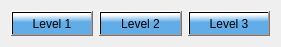
   <widget class="QWidget" name="gridLayoutWidget_3">
    <property name="geometry">
     <rect>
      <x>390</x>
      <y>480</y>
      <width>281</width>
      <height>31</height>
     </rect>
    </property>
    <layout class="QGridLayout" name="gridLayout_3">
     <item row="0" column="1">
      <widget class="QPushButton" name="Olvl2">
       <property name="sizePolicy">
        <sizepolicy hsizetype="Minimum" vsizetype="Fixed">
         <horstretch>100</horstretch>
         <verstretch>100</verstretch>
        </sizepolicy>
       </property>
       <property name="minimumSize">
        <size>
         <width>25</width>
         <height>25</height>
        </size>
       </property>
       <property name="styleSheet">
        <string notr="true">background-color: qlineargradient(spread:pad, x1:0.905, y1:1, x2:0.866, y2:0.0681818, stop:0.620112 rgba(97, 173, 232, 255), stop:1 rgba(255, 255, 255, 255));
font: 700 11pt &quot;Yu Gothic&quot;;
color:rgb(0,0,0);</string>
       </property>
       <property name="text">
        <string>Level 2</string>
       </property>
      </widget>
     </item>
     <item row="0" column="0">
      <widget class="QPushButton" name="Olvl1">
       <property name="sizePolicy">
        <sizepolicy hsizetype="Minimum" vsizetype="Fixed">
         <horstretch>100</horstretch>
         <verstretch>100</verstretch>
        </sizepolicy>
       </property>
       <property name="minimumSize">
        <size>
         <width>25</width>
         <height>25</height>
        </size>
       </property>
       <property name="styleSheet">
        <string notr="true">background-color: qlineargradient(spread:pad, x1:0.905, y1:1, x2:0.866, y2:0.0681818, stop:0.620112 rgba(97, 173, 232, 255), stop:1 rgba(255, 255, 255, 255));
font: 700 12pt &quot;Yu Gothic&quot;;
color:rgb(0,0,0);</string>
       </property>
       <property name="text">
        <string>Level 1</string>
       </property>
      </widget>
     </item>
     <item row="0" column="2">
      <widget class="QPushButton" name="Olvl3">
       <property name="sizePolicy">
        <sizepolicy hsizetype="Minimum" vsizetype="Fixed">
         <horstretch>100</horstretch>
         <verstretch>100</verstretch>
        </sizepolicy>
       </property>
       <property name="minimumSize">
        <size>
         <width>25</width>
         <height>25</height>
        </size>
       </property>
       <property name="styleSheet">
        <string notr="true">background-color: qlineargradient(spread:pad, x1:0.905, y1:1, x2:0.866, y2:0.0681818, stop:0.620112 rgba(97, 173, 232, 255), stop:1 rgba(255, 255, 255, 255));
font: 700 12pt &quot;Yu Gothic&quot;;
color:rgb(0,0,0);</string>
       </property>
       <property name="text">
        <string>Level 3</string>
       </property>
      </widget>
     </item>
    </layout>
   </widget>
